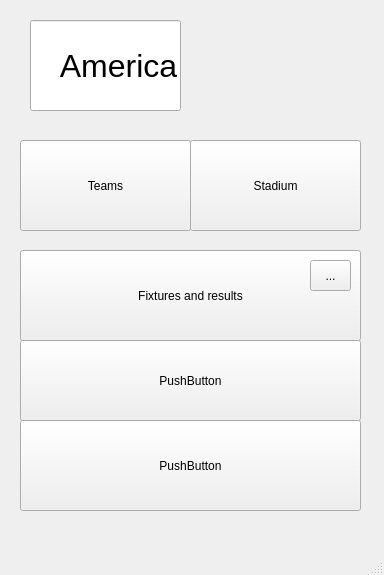
<?xml version="1.0" encoding="UTF-8"?>
<ui version="4.0">
 <class>MainWindow</class>
 <widget class="QMainWindow" name="MainWindow">
  <property name="geometry">
   <rect>
    <x>0</x>
    <y>0</y>
    <width>384</width>
    <height>575</height>
   </rect>
  </property>
  <property name="windowTitle">
   <string>MainWindow</string>
  </property>
  <widget class="QWidget" name="centralwidget">
   <widget class="QLineEdit" name="lineEdit">
    <property name="geometry">
     <rect>
      <x>30</x>
      <y>20</y>
      <width>151</width>
      <height>91</height>
     </rect>
    </property>
    <property name="font">
     <font>
      <family>Arial</family>
      <pointsize>24</pointsize>
     </font>
    </property>
    <property name="text">
     <string>    America</string>
    </property>
   </widget>
   <widget class="QLabel" name="label">
    <property name="geometry">
     <rect>
      <x>200</x>
      <y>20</y>
      <width>161</width>
      <height>91</height>
     </rect>
    </property>
    <property name="text">
     <string/>
    </property>
    <property name="pixmap">
     <pixmap>usflag.svg.png</pixmap>
    </property>
    <property name="scaledContents">
     <bool>true</bool>
    </property>
   </widget>
   <widget class="QPushButton" name="pushButton">
    <property name="geometry">
     <rect>
      <x>20</x>
      <y>140</y>
      <width>171</width>
      <height>91</height>
     </rect>
    </property>
    <property name="text">
     <string>Teams</string>
    </property>
   </widget>
   <widget class="QPushButton" name="pushButton_2">
    <property name="geometry">
     <rect>
      <x>190</x>
      <y>140</y>
      <width>171</width>
      <height>91</height>
     </rect>
    </property>
    <property name="text">
     <string>Stadium</string>
    </property>
   </widget>
   <widget class="QPushButton" name="pushButton_3">
    <property name="geometry">
     <rect>
      <x>20</x>
      <y>250</y>
      <width>341</width>
      <height>91</height>
     </rect>
    </property>
    <property name="text">
     <string>Fixtures and results</string>
    </property>
   </widget>
   <widget class="QPushButton" name="pushButton_4">
    <property name="geometry">
     <rect>
      <x>20</x>
      <y>340</y>
      <width>341</width>
      <height>81</height>
     </rect>
    </property>
    <property name="text">
     <string>PushButton</string>
    </property>
   </widget>
   <widget class="QToolButton" name="toolButton">
    <property name="geometry">
     <rect>
      <x>310</x>
      <y>260</y>
      <width>41</width>
      <height>31</height>
     </rect>
    </property>
    <property name="text">
     <string>...</string>
    </property>
   </widget>
   <widget class="QPushButton" name="pushButton_5">
    <property name="geometry">
     <rect>
      <x>20</x>
      <y>420</y>
      <width>341</width>
      <height>91</height>
     </rect>
    </property>
    <property name="text">
     <string>PushButton</string>
    </property>
   </widget>
  </widget>
  <widget class="QMenuBar" name="menubar">
   <property name="geometry">
    <rect>
     <x>0</x>
     <y>0</y>
     <width>384</width>
     <height>24</height>
    </rect>
   </property>
  </widget>
  <widget class="QStatusBar" name="statusbar"/>
 </widget>
 <resources/>
 <connections/>
</ui>
